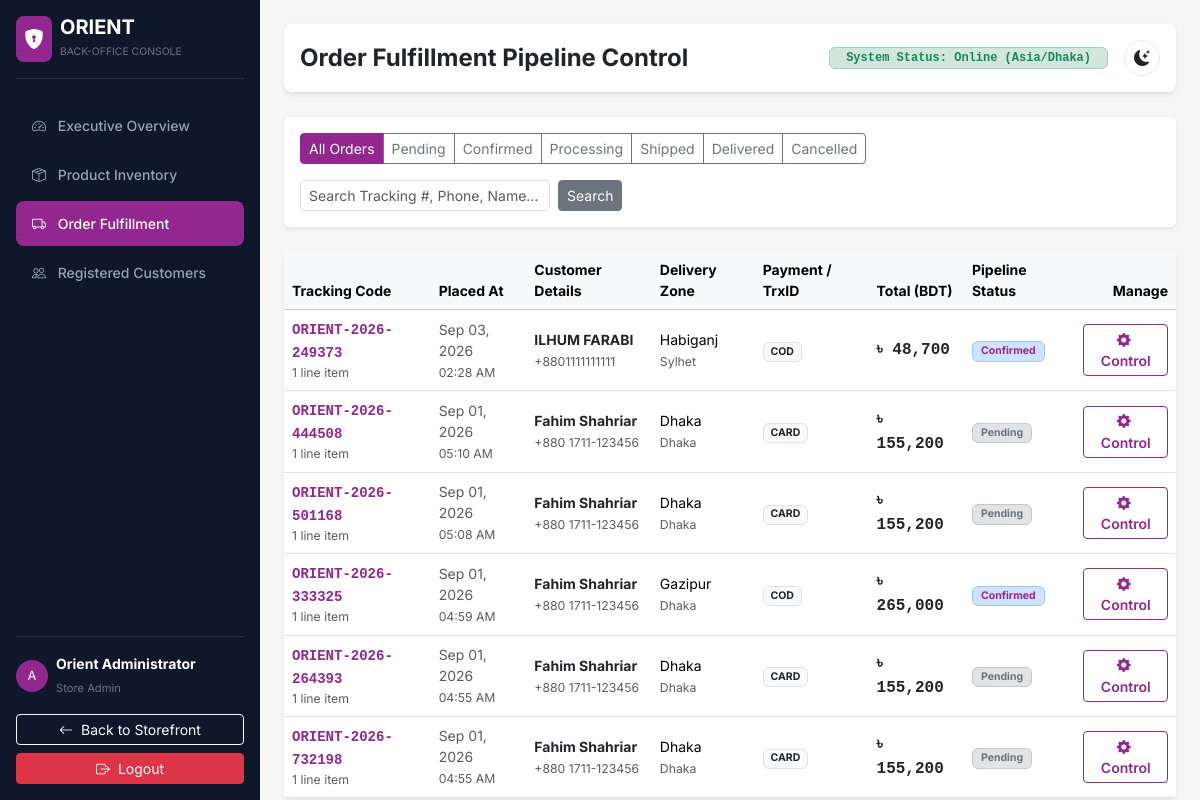
The app's page /admin-panel/orders/ (signed in) with its own data.
### apps/accounts/models.py (models this page shows, shortened)
class User(AbstractUser):
    ROLE_CHOICES = [
        ('customer', 'Customer'),
        ('admin', 'Admin'),
    ]
    phone = models.CharField(max_length=20, blank=True)
    role = models.CharField(max_length=10, choices=ROLE_CHOICES, default='customer')
    address_street = models.TextField(blank=True)
    address_division = models.CharField(max_length=50, blank=True)
    address_district = models.CharField(max_length=50, blank=True)
    address_postal = models.CharField(max_length=20, blank=True)
    class Meta:
        verbose_name = 'User'
        verbose_name_plural = 'Users'

### apps/orders/models.py (models this page shows, shortened)
class Order(models.Model):
    user = models.ForeignKey(
        'accounts.User',
        on_delete=models.SET_NULL,
        null=True, blank=True,
        related_name='orders'
    )
    tracking_number = models.CharField(max_length=50, unique=True, db_index=True)
    shipping_address = models.JSONField()  # dict: fullName, phone, email, street, division, district, postal
    shipping_method = models.CharField(max_length=20, choices=SHIPPING_METHOD_CHOICES)
    shipping_price = models.DecimalField(max_digits=10, decimal_places=2, default=0)
    payment_method = models.CharField(max_length=20, choices=PAYMENT_METHOD_CHOICES)
    payment_result = models.JSONField(default=dict, blank=True)
    items_price = models.DecimalField(max_digits=12, decimal_places=2)
    tax_price = models.DecimalField(max_digits=10, decimal_places=2, default=0)
    discount_amount = models.DecimalField(max_digits=10, decimal_places=2, default=0)
    total_price = models.DecimalField(max_digits=12, decimal_places=2)
    order_status = models.CharField(
        max_length=20,
        choices=ORDER_STATUS_CHOICES,
        default='Pending'
    )
    status_timeline = models.JSONField(default=list, blank=True)
    coupon = models.ForeignKey(
        Coupon,
        on_delete=models.SET_NULL,
        null=True, blank=True
    )
    paid_at = models.DateTimeField(null=True, blank=True)
    delivered_at = models.DateTimeField(null=True, blank=True)
    created_at = models.DateTimeField(auto_now_add=True)
    updated_at = models.DateTimeField(auto_now=True)
    class Meta:
        ordering = ['-created_at']

### apps/adminpanel/views.py (the view)
# urls.py: path('orders/', views.order_list_view, name='orders'),
@admin_required
def order_list_view(request):
    queryset = Order.objects.prefetch_related('items').order_by('-created_at')
    status = request.GET.get('status', '').strip()
    if status and status != 'all':
        queryset = queryset.filter(order_status=status)
    q = request.GET.get('q', '').strip()
    if q:
        queryset = queryset.filter(
            Q(tracking_number__icontains=q) |
            Q(shipping_address__phone__icontains=q) |
            Q(shipping_address__fullName__icontains=q)
        )
    paginator = Paginator(queryset, 15)
    page_obj = paginator.get_page(request.GET.get('page', 1))
    return render(request, 'adminpanel/orders.html', {
        'page_obj': page_obj,
        'current_status': status,
        'q': q,
    })

### apps/cart/cart.py (called while the page is built)
    def get_item_count(self):
        return sum(item['qty'] for item in self.cart.values())

### apps/core/context_processors.py (called while the page is built)
def cart_context(request):
    cart = Cart(request)
    return {
        'cart': cart,
        'cart_count': cart.get_item_count(),
    }

def categories_context(request):
    from apps.catalog.models import Category
    nav_categories = Category.objects.filter(parent=None).prefetch_related('children')
    return {'nav_categories': nav_categories}

def wishlist_context(request):
    wishlist = request.session.get('wishlist', [])
    return {'wishlist_count': len(wishlist)}

### apps/core/templatetags/orient_tags.py (called while the page is built)
@register.filter(name='bdt')
def bdt_format(value):
    if value is None or value == '':
        return '৳ 0'
    try:
        val = Decimal(str(value))
        if val % 1 == 0:
            return f"৳ {int(val):,}"
        return f"৳ {val:,.2f}"
    except (ValueError, TypeError):
        return f"৳ {value}"

### templates/adminpanel/orders.html (shortened to what this page needs)
{% extends 'adminpanel/base_admin.html' %}
{% load static orient_tags %}
{% block page_title %}Order Fulfillment Pipeline Control{% endblock %}
{% block admin_content %}
<div class="card shadow-sm border-0 mb-4">
  <div class="card-body p-3">
    <div class="d-flex flex-wrap justify-content-between align-items-center gap-3">
      <div class="btn-group btn-group-sm flex-wrap" role="group">
        <a href="{% url 'adminpanel:orders' %}" class="btn {% if not current_status %}btn-primary{% else %}btn-outline-secondary{% endif %}">
          All Orders
        </a>
        <a href="{% url 'adminpanel:orders' %}?status=Pending" class="btn {% if current_status == 'Pending' %}btn-secondary{% else %}btn-outline-secondary{% endif %}">
          Pending
        </a>
        <a href="{% url 'adminpanel:orders' %}?status=Confirmed" class="btn {% if current_status == 'Confirmed' %}btn-primary{% else %}btn-outline-secondary{% endif %}">
          Confirmed
        </a>
        <a href="{% url 'adminpanel:orders' %}?status=Processing" class="btn {% if current_status == 'Processing' %}btn-warning text-dark{% else %}btn-outline-secondary{% endif %}">
          Processing
        </a>
        <a href="{% url 'adminpanel:orders' %}?status=Shipped" class="btn {% if current_status == 'Shipped' %}btn-info text-dark{% else %}btn-outline-secondary{% endif %}">
          Shipped
        </a>
        <a href="{% url 'adminpanel:orders' %}?status=Delivered" class="btn {% if current_status == 'Delivered' %}btn-success{% else %}btn-outline-secondary{% endif %}">
          Delivered
        </a>
        <a href="{% url 'adminpanel:orders' %}?status=Cancelled" class="btn {% if current_status == 'Cancelled' %}btn-danger{% else %}btn-outline-secondary{% endif %}">
          Cancelled
        </a>
      </div>
      <form method="GET" action="{% url 'adminpanel:orders' %}" class="d-flex gap-2">
        <input type="text" name="q" class="form-control form-control-sm" placeholder="Search Tracking #, Phone, Name..." value="{{ q }}" style="width: 250px;">
        <button type="submit" class="btn btn-secondary btn-sm">Search</button>
      </form>
    </div>
  </div>
</div>
<div class="card shadow-sm border-0">
  <div class="table-responsive">
    <table class="table table-hover align-middle mb-0 small">
      <thead class="table-light">
        <tr>
          <th>Tracking Code</th>
          <th>Placed At</th>
          <th>Customer Details</th>
          <th>Delivery Zone</th>
          <th>Payment / TrxID</th>
          <th>Total (BDT)</th>
          <th>Pipeline Status</th>
          <th class="text-end">Manage</th>
        </tr>
      </thead>
      <tbody>
        {% for order in page_obj %}
          <tr>
            <td>
              <a href="{% url 'adminpanel:order_detail' tracking_number=order.tracking_number %}" class="fw-bold font-monospace text-primary text-decoration-none">
                {{ order.tracking_number }}
              </a>
              <small class="text-muted d-block">{{ order.items.count }} line item{{ order.items.count|pluralize }}</small>
            </td>
            <td class="text-muted">
              {{ order.created_at|date:"M d, Y" }}<br>
              <small>{{ order.created_at|date:"h:i A" }}</small>
            </td>
            <td>
              <strong class="d-block text-dark">{{ order.shipping_address.fullName }}</strong>
              <small class="text-muted">{{ order.shipping_address.phone }}</small>
            </td>
            <td>
              <span class="d-block">{{ order.shipping_address.district }}</span>
              <small class="text-muted">{{ order.shipping_address.division }}</small>
            </td>
            <td>
              <span class="badge bg-light text-dark border text-uppercase">{{ order.payment_method }}</span>
            </td>
            <td class="fw-bold text-dark fs-6 font-monospace">
              {{ order.total_price|bdt }}
            </td>
            <td>
              {% if order.order_status == 'Delivered' %}
                <span class="badge bg-success-subtle text-success border border-success-subtle px-2 py-1">Delivered</span>
              {% elif order.order_status == 'Shipped' %}
                <span class="badge bg-info-subtle text-info-emphasis border border-info-subtle px-2 py-1">Shipped</span>
              {% elif order.order_status == 'Processing' %}
                <span class="badge bg-warning-subtle text-warning-emphasis border border-warning-subtle px-2 py-1">Processing</span>
              {% elif order.order_status == 'Confirmed' %}
                <span class="badge bg-primary-subtle text-primary border border-primary-subtle px-2 py-1">Confirmed</span>
              {% elif order.order_status == 'Cancelled' %}
                <span class="badge bg-danger-subtle text-danger border border-danger-subtle px-2 py-1">Cancelled</span>
              {% else %}
                <span class="badge bg-secondary-subtle text-secondary border border-secondary-subtle px-2 py-1">Pending</span>
              {% endif %}
            </td>
            <td class="text-end">
              <a href="{% url 'adminpanel:order_detail' tracking_number=order.tracking_number %}" class="btn btn-sm btn-outline-primary fw-semibold">
                <i class="bi bi-gear-fill me-1"></i> Control
              </a>
            </td>
          </tr>
        {% empty %}
          <tr>
            <td colspan="8" class="text-center py-5 text-muted">
              No orders found matching the filter criteria.
            </td>
          </tr>
        {% endfor %}
      </tbody>
    </table>
  </div>
</div>
{% endblock %}

### templates/adminpanel/base_admin.html (shortened to what this page needs)
<!DOCTYPE html>
<html lang="en">
<head>
  <link href="https://cdn.jsdelivr.net/npm/bootstrap@5.3.3/dist/css/bootstrap.min.css" rel="stylesheet">
  <link rel="stylesheet" href="https://cdn.jsdelivr.net/npm/bootstrap-icons@1.11.3/font/bootstrap-icons.min.css">
  {% load static %}
  <link rel="stylesheet" href="{% static 'css/orient.css' %}?v=2.0">
</head>
<body>
  <div class="d-flex">
    <div class="admin-sidebar p-3 d-flex flex-column flex-shrink-0">
      <a href="{% url 'adminpanel:dashboard' %}" class="d-flex align-items-center text-white text-decoration-none mb-4 pb-3 border-bottom border-secondary border-opacity-25">
        <div class="p-2 bg-primary rounded-3 text-white me-2 fs-5">
          <i class="bi bi-shield-lock-fill"></i>
        </div>
        <div>
          <span class="fs-5 fw-bold d-block lh-1">ORIENT</span>
          <small class="text-secondary" style="font-size: 0.65rem; text-transform: uppercase;">Back-Office Console</small>
        </div>
      </a>
      <ul class="nav flex-column mb-auto">
        <li class="nav-item">
          <a href="{% url 'adminpanel:dashboard' %}" class="nav-link {% if request.resolver_match.url_name == 'dashboard' %}active{% endif %}">
            <i class="bi bi-speedometer2 me-2"></i> Executive Overview
          </a>
        </li>
        <li class="nav-item">
          <a href="{% url 'adminpanel:products' %}" class="nav-link {% if 'product' in request.resolver_match.url_name %}active{% endif %}">
            <i class="bi bi-box-seam me-2"></i> Product Inventory
          </a>
        </li>
        <li class="nav-item">
          <a href="{% url 'adminpanel:orders' %}" class="nav-link {% if 'order' in request.resolver_match.url_name %}active{% endif %}">
            <i class="bi bi-truck me-2"></i> Order Fulfillment
          </a>
        </li>
        <li class="nav-item">
          <a href="{% url 'adminpanel:customers' %}" class="nav-link {% if 'customer' in request.resolver_match.url_name %}active{% endif %}">
            <i class="bi bi-people me-2"></i> Registered Customers
          </a>
        </li>
      </ul>
      <div class="pt-3 border-top border-secondary border-opacity-25">
        <div class="d-flex align-items-center text-white mb-3">
          <div class="bg-primary rounded-circle p-2 me-2" style="width: 32px; height: 32px; display: flex; align-items: center; justify-content: center; font-size: 0.8rem;">
            {{ user.username|slice:":1"|upper }}
          </div>
          <div class="overflow-hidden">
            <strong class="d-block small text-truncate">{{ user.get_full_name|default:user.username }}</strong>
            <small class="text-secondary" style="font-size: 0.7rem;">Store Admin</small>
          </div>
        </div>
        <a href="{% url 'core:home' %}" class="btn btn-outline-light btn-sm w-100 mb-2">
          <i class="bi bi-arrow-left me-1"></i> Back to Storefront
        </a>
        <a href="{% url 'accounts:logout' %}" class="btn btn-danger btn-sm w-100">
          <i class="bi bi-box-arrow-right me-1"></i> Logout
        </a>
      </div>
    </div>
    <div class="flex-grow-1 p-4 overflow-y-auto" style="height: 100vh;">
      <div class="d-flex justify-content-between align-items-center mb-4 pb-3 border-bottom bg-white p-3 rounded-3 shadow-sm">
        <h4 class="fw-bold mb-0 text-dark">{% block page_title %}Back-Office Console{% endblock %}</h4>
        <div class="d-flex align-items-center gap-3">
          <span class="badge bg-success-subtle text-success border border-success-subtle px-3 py-1.5 font-monospace">
            System Status: Online (Asia/Dhaka)
          </span>
          <button type="button" class="btn btn-light btn-sm border theme-toggle-btn" id="admin-theme-toggle-btn" title="Toggle Day/Night Mode" aria-label="Toggle theme">
            <i class="bi bi-moon-stars-fill theme-icon-moon"></i>
          </button>
        </div>
      </div>
      {% block admin_content %}{% endblock %}
    </div>
  </div>
</body>
</html>

### static/css/orient.css (style rules this page uses)
:root, [data-bs-theme="light"] { --orient-primary: #4F2C70; --orient-dark: #242424; --orient-accent: #92278F; --orient-magenta: #92278F; --orient-purple: #4F2C70; --orient-success: #10B981; --orient-warning: #F59E0B; --orient-danger: #EF4444; --orient-bg: #F6F6F6; --orient-surface: #FFFFFF; --orient-surface-secondary: #F8FAFC; --orient-border: #E2E8F0; --orient-muted: #64748B; --orient-card-bg: #FFFFFF; --orient-nav-bg: #FFFFFF; --orient-category-bg: #E6E3EC; --orient-category-text: #242424; --orient-category-border: #D6D0E0; --orient-topbar-bg: #3A1E54; --orient-topbar-text: #E2D9EC; --orient-product-img-bg: #F8FAFC; --orient-input-bg: #FFFFFF; --orient-input-border: #CBD5E1; --orient-input-text: #1E293B; --orient-shadow: 0 4px 6px -1px rgba(0, 0, 0, 0.05), 0 2px 4px -2px rgba(0, 0, 0, 0.05); }
body { font-family: 'Open Sans', 'Inter', system-ui, -apple-system, BlinkMacSystemFont, 'Segoe UI', Roboto, Oxygen, Ubuntu, Cantarell, sans-serif; background-color: var(--orient-bg); color: var(--orient-dark); min-height: 100vh; display: flex; flex-direction: column; transition: background-color 0.25s ease, color 0.25s ease; }
.btn-primary { background-color: #92278F !important; border-color: #92278F !important; color: #FFFFFF !important; }
.btn-outline-primary { color: #92278F !important; border-color: #92278F !important; }
.text-primary, .text-orient { color: #92278F !important; }
.bg-primary { background-color: #92278F !important; }
.theme-toggle-btn { display: inline-flex; align-items: center; justify-content: center; width: 36px; height: 36px; border-radius: 50% !important; cursor: pointer; border: 1px solid var(--orient-border) !important; background-color: var(--orient-surface) !important; color: var(--orient-dark) !important; transition: transform 0.2s ease, background-color 0.2s ease, border-color 0.2s ease, box-shadow 0.2s ease; padding: 0; }
.theme-toggle-btn i { font-size: 1rem; line-height: 1; transition: transform 0.3s ease; }
.text-primary, .text-orient { color: var(--orient-accent) !important; }

### templates/adminpanel/base_admin.html (style rules this page uses)
:root { --admin-sidebar-bg: #0F172A; --admin-sidebar-text: #94A3B8; --admin-primary: #92278F; }
body { font-family: 'Inter', sans-serif; background-color: var(--orient-bg); color: var(--orient-dark); }
.admin-sidebar { background-color: var(--admin-sidebar-bg); min-height: 100vh; width: 260px; }
.admin-sidebar .nav-link { color: var(--admin-sidebar-text); font-size: 0.875rem; font-weight: 500; padding: 0.75rem 1rem; border-radius: 8px; margin-bottom: 0.25rem; transition: all 0.15s; }
.admin-sidebar .nav-link:hover, .admin-sidebar .nav-link.active { color: #FFFFFF; background-color: rgba(255, 255, 255, 0.1); }
.admin-sidebar .nav-link.active { background-color: var(--admin-primary); }

### records on screen
User: username "A", get_full_name "Orient Administrator"
Order: tracking_number "ORIENT-2026-249373", items.count "1", created_at "Sep 03, 2026", created_at "02:28 AM", shipping_address.fullName "ILHUM FARABI", shipping_address.phone "+8801111111111", shipping_address.district "Habiganj", shipping_address.division "Sylhet", payment_method "COD", total_price|bdt "৳ 48,700", order_status "Confirmed"
Order: tracking_number "ORIENT-2026-444508", items.count "1", created_at "Sep 01, 2026", created_at "05:10 AM", shipping_address.fullName "Fahim Shahriar", shipping_address.phone "+880 1711-123456", shipping_address.district "Dhaka", shipping_address.division "Dhaka", payment_method "CARD", total_price|bdt "৳ 155,200", order_status "Pending"
Order: tracking_number "ORIENT-2026-501168", items.count "1", created_at "Sep 01, 2026", created_at "05:08 AM", shipping_address.fullName "Fahim Shahriar", shipping_address.phone "+880 1711-123456", shipping_address.district "Dhaka", shipping_address.division "Dhaka", payment_method "CARD", total_price|bdt "৳ 155,200", order_status "Pending"
Order: tracking_number "ORIENT-2026-333325", items.count "1", created_at "Sep 01, 2026", created_at "04:59 AM", shipping_address.fullName "Fahim Shahriar", shipping_address.phone "+880 1711-123456", shipping_address.district "Gazipur", shipping_address.division "Dhaka", payment_method "COD", total_price|bdt "৳ 265,000", order_status "Confirmed"
Order: tracking_number "ORIENT-2026-264393", items.count "1", created_at "Sep 01, 2026", created_at "04:55 AM", shipping_address.fullName "Fahim Shahriar", shipping_address.phone "+880 1711-123456", shipping_address.district "Dhaka", shipping_address.division "Dhaka", payment_method "CARD", total_price|bdt "৳ 155,200", order_status "Pending"
Order: tracking_number "ORIENT-2026-732198", items.count "1", created_at "Sep 01, 2026", created_at "04:55 AM", shipping_address.fullName "Fahim Shahriar", shipping_address.phone "+880 1711-123456", shipping_address.district "Dhaka", shipping_address.division "Dhaka", payment_method "CARD", total_price|bdt "৳ 155,200", order_status "Pending"
